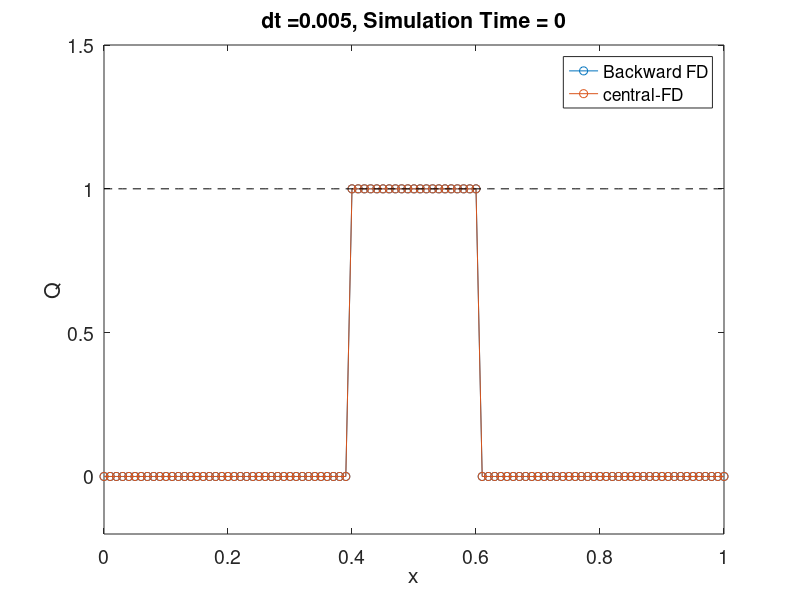
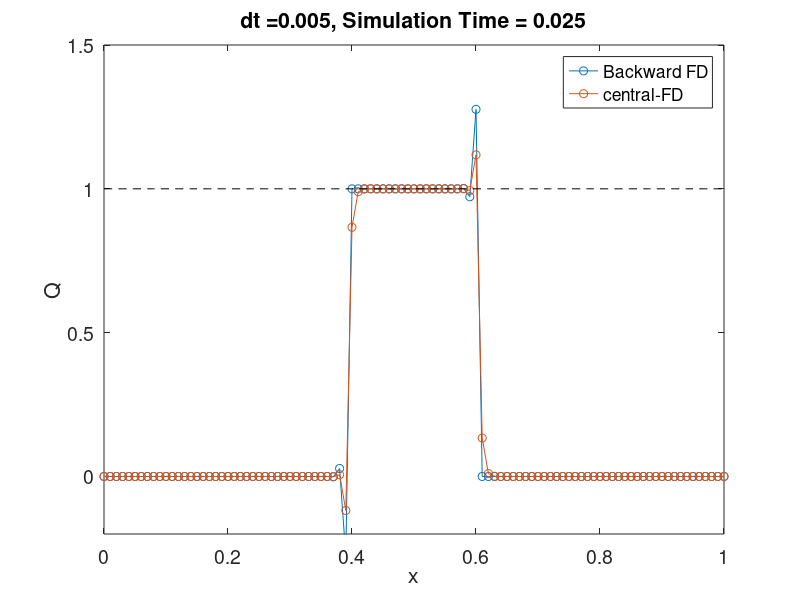
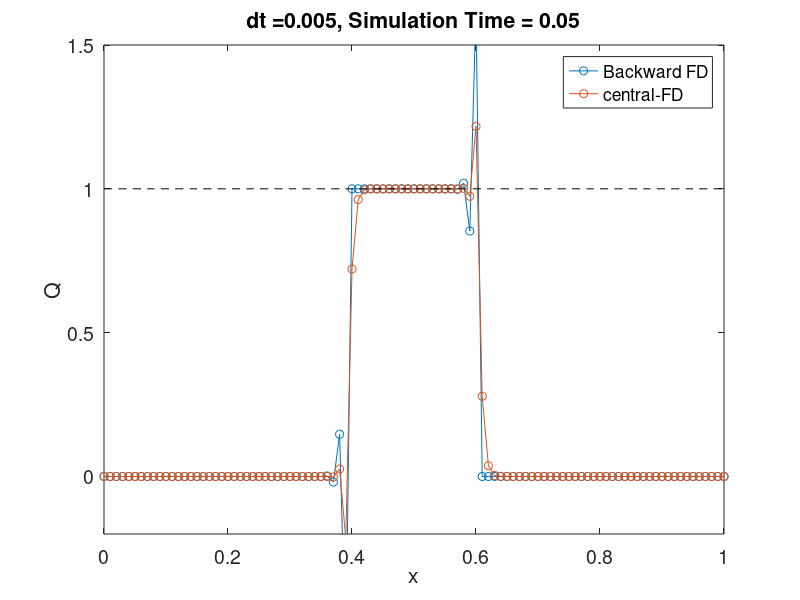
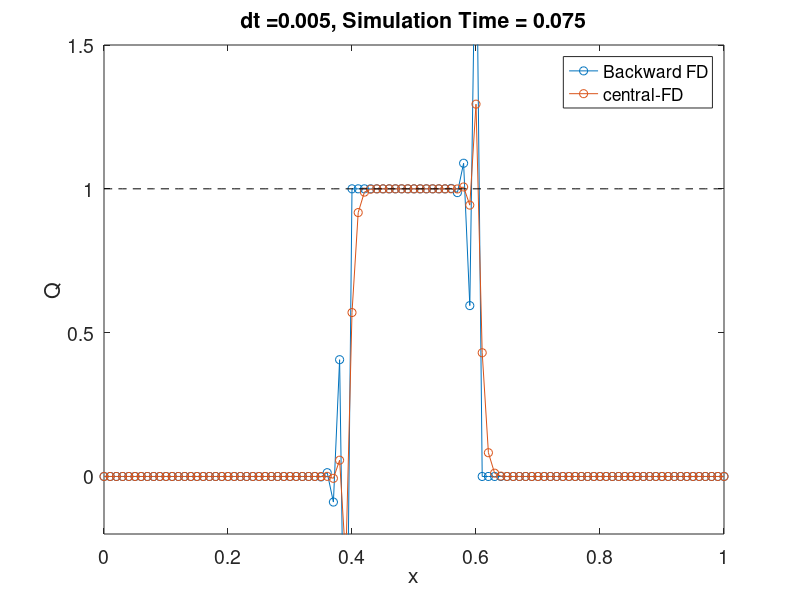

The MATLAB source for these figures, in order:
%%  explicit linear advection code 1-D

x = linspace(0,1,101); % create a computational grid between 0 and 1 with 100 grid points
% alternatively you can do this: dx = 0.01; x = 0:dx:100
dx = x(2)-x(1);
Ni = length(x);

u0 = -0.1; % advection speed;
sigma = 0.1;
Q = exp(-(x-0.5).^2/sigma^2); % initial profile of Q

Q = x*0;
Q(abs(x-0.5)<0.1)=1;
Q_init = Q; % save the initial profile for the final plot

% impose boundary conditions here - periodic
Q(1) = Q(Ni-1);
Q(Ni) = Q(2);

dt = 0.005; % FIXME: time step should follow wave propagation
Time = 0; % keep track on the time step

figure('position',[442   668   988   280]) % create a blank figure to show the advection results
count = 1;
tt = 0;
mm = 0;
Qc = Q;

for n=1:500 % the time stepping loop - let's try advect 200 steps maximum

    % plot the Q profile as a function of x
    if(mod(n,5)==1) % only plot every 5 steps
        plot(x,Q,'-o');
        hold on
        plot(x,Qc,'-o');
        hold on        
        plot(x,x*0+1,'k--');
        
%         Q_ana = x*0;
%         Q_ana(abs(x+u0*Time-0.5)<=0.11)=1;        
%         plot(x,Q_ana,'r-');
        hold off     
        legend('Backward FD','central-FD') 
        
        xlabel('x'),ylabel('Q'),title(['dt =',num2str(dt),', Simulation Time = ',num2str(Time)]);
        set(gca,'fontsize',14); % make the font better for visualization
        ylim([-0.2 1.5])
        
        
        pause(0.1)
        
%         tt(count) = Time;
%         mm(count) = max(Q);
        % save figure
        str = sprintf('%0*d',4,count);
        image_fn = ['~/Data/solver/png/lec2-',str];
        disp(image_fn);
        saveas(gcf,image_fn,'png');
        count = count+1;
    end
   
    Time = Time + dt; % the current time
    
    for i=2:Ni-1 % index stops at Ni-1 because we need i+1
        Q(i) = Q(i) + u0*dt/dx.*(Q(i+1)-Q(i)); % our first forward-difference scheme!
    end
    
    for i=2:Ni-1 % index stops at Ni-1 because we need i+1
        Qc(i) = Qc(i) + u0*dt/(2*dx).*(Qc(i+1)-Qc(i-1)); % central-difference scheme!
    end
    
    % This is called a periodic boundary condition
    Q(1) = Q(Ni-1);
    Q(Ni) = Q(2);    
    
%     % diagnostics
%     if(mod(n,5)==0) % only store max Q every 5 steps
%         
%         tt(count) = Time;
%         mm(count) = max(Q);
%         count = count+1;   
%         
%     end
    
    if(Time > 2)
        break; % stop the time-loop if simulation time reaches 1
    end
    
end
%%
% % plot the initial and final profiles of Q
% figure('position',[442   668   988   280]) % create a blank figure to show the advection results
% plot(x,Q_init,'-ro'); hold on
% plot(x,Q,'-bo')
% Q_ana = x*0;
% Q_ana(abs(x-0.3)<0.1)=1;
% % plot(x,Q_ana,'--b')
% xlabel('x')
% ylabel('Q')
% ylim([-0.1 1.2])
% set(gca,'fontsize',14)
%%
% % plot the initial and final profiles of Q
% figure('position',[442   668   988   280],'color','w') % create a blank figure to show the advection results
% plot(x,Q_init,'-ro'); hold on
% plot(x,Q,'-bo')
% xlabel('x')
% ylabel('Q')
% ylim([-0.1 1.2])
% set(gca,'fontsize',14)
%         legend('Advected Q','Initial Q') 
% 
